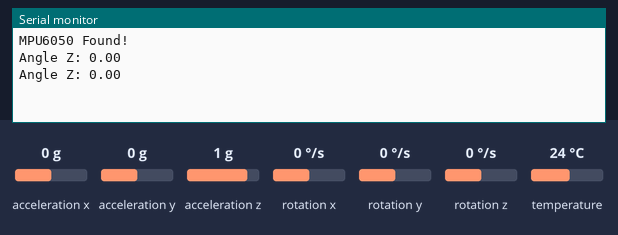
The sketch below on a simulated Arduino Leonardo, built with avr-gcc and run on an emulated ATmega32U4. On the bench: the last lines printed to the serial monitor. Inputs (shaded band) come from the test bench; at power-on: rotation z 0 °/s, acceleration x 0 g, acceleration y 0 g, acceleration z 1 g, rotation x 0 °/s, rotation y 0 °/s, temperature 24 °C.

Above: at 1.3 s.
1.4 s: rotation z set to -192 °/s
At 2.5 s:
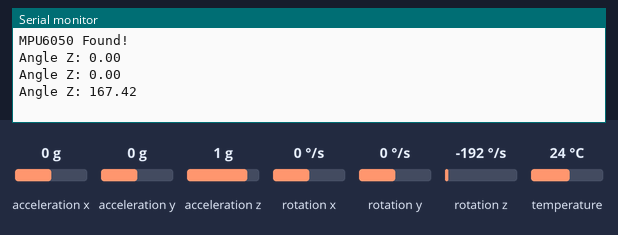
2.9 s: rotation z set to -100 °/s
At 3.9 s:
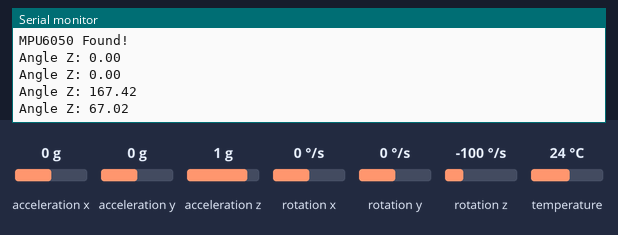
Timing chart, 0 to 5.9 s (numbered marks = the images above; inputs shaded):
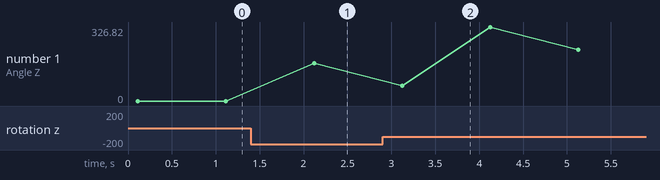

Measured:
- after the input at 1.4 s, the serial monitor: prints a new line after 0.72 s (image 1)
- after the input at 2.9 s, the serial monitor: prints a new line after 0.22 s (image 2)
- plotted number 1: 0 → 167.42 after the input at 1.4 s, 167.42 → 84.82 after the input at 2.9 s

The sketch:

sex.ino
```cpp
#include <Adafruit_MPU6050.h>
#include <Adafruit_Sensor.h>
#include <Wire.h>

Adafruit_MPU6050 mpu;

// Biến để tính toán góc Z
float angleZ = 0;
unsigned long lastTime = 0;

void setup(void) {
  Serial.begin(115200);
  while (!Serial)
    delay(10); // will pause Zero, Leonardo, etc until serial console opens

  // Khởi tạo MPU6050
  if (!mpu.begin()) {
    Serial.println("Failed to find MPU6050 chip");
    while (1) {
      delay(10);
    }
  }
  Serial.println("MPU6050 Found!");

  mpu.setGyroRange(MPU6050_RANGE_500_DEG); // Cài đặt dải đo con quay hồi chuyển
  mpu.setFilterBandwidth(MPU6050_BAND_5_HZ); // Cài đặt bộ lọc thông thấp
  delay(100);

  lastTime = millis(); // Lấy thời gian khởi tạo
}

void loop() {
  // Cập nhật dữ liệu từ cảm biến MPU6050
  sensors_event_t a, g, temp;
  mpu.getEvent(&a, &g, &temp);

  // Tính thời gian trôi qua từ lần đọc trước
  unsigned long currentTime = millis();
  float deltaTime = (currentTime - lastTime) / 1000.0; // Tính bằng giây
  lastTime = currentTime;

  // Tính toán góc theo trục Z bằng cách tích lũy vận tốc góc (gyro.z) và chuyển sang độ
  angleZ += g.gyro.z * deltaTime * 180 / PI; // Từ radian/s sang độ

  // // Giới hạn góc Z trong khoảng từ 0 đến 360 độ
   if (angleZ < 0) {
     angleZ += 360;  // Nếu góc âm, cộng thêm 360 để quay lại trong phạm vi 0-360
   } else if (angleZ >= 360) {
   angleZ -= 360;  // Nếu góc lớn hơn hoặc bằng 360, trừ đi 360
   }

  // Hiển thị góc Z theo độ (giới hạn từ 0 đến 360)
  Serial.print("Angle Z: ");
  Serial.println(angleZ);

  delay(1000); // Điều chỉnh thời gian lấy mẫu
}
```
